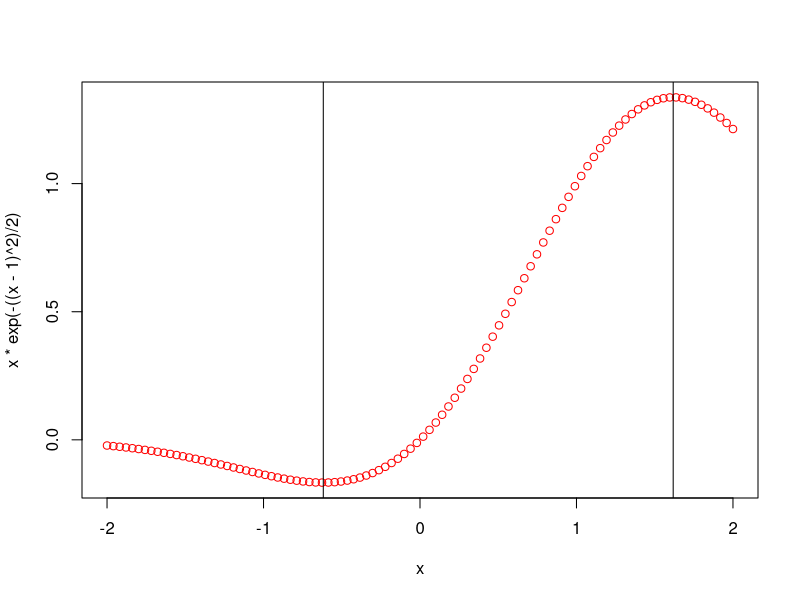
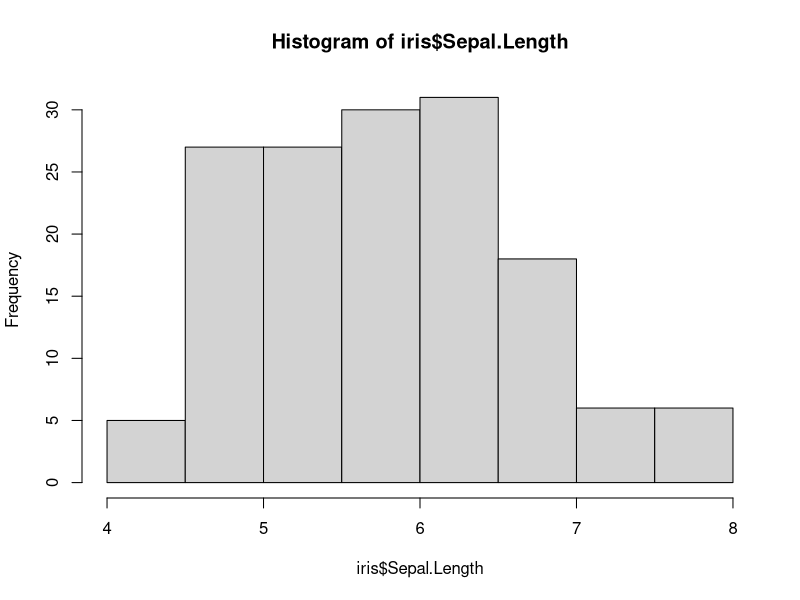
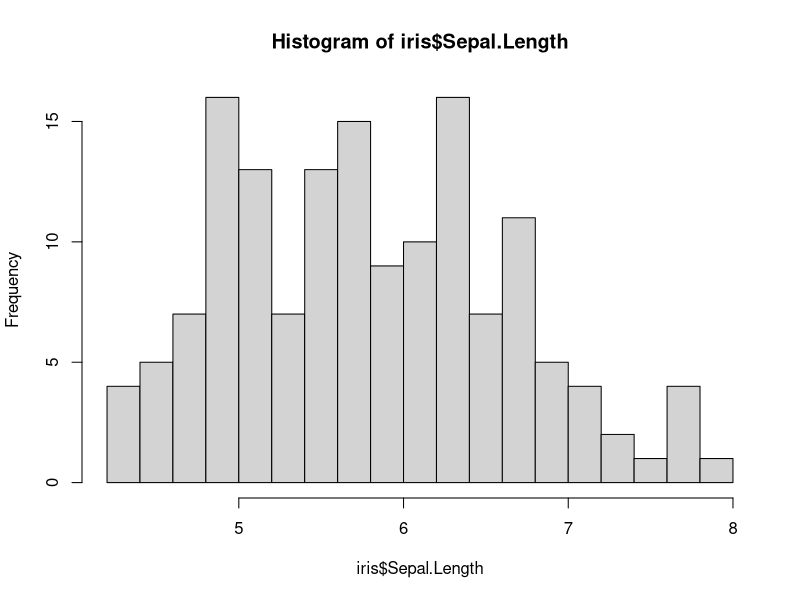
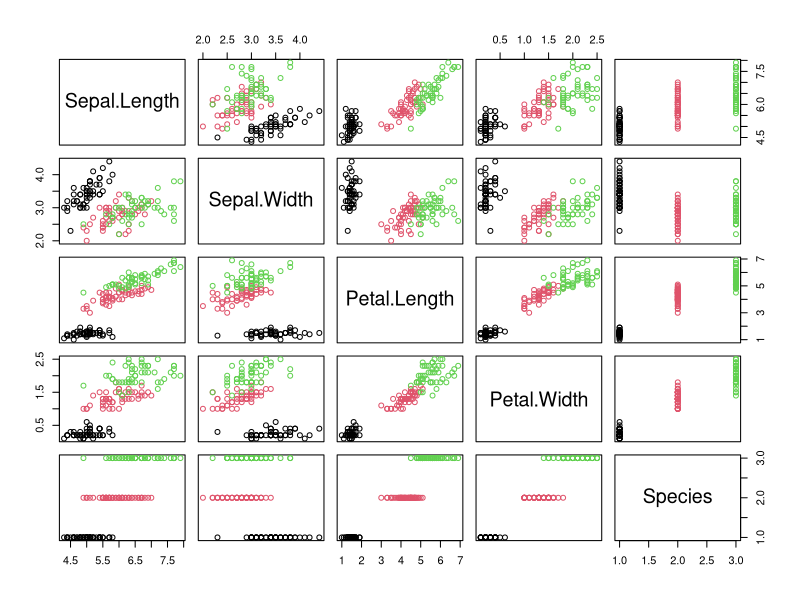
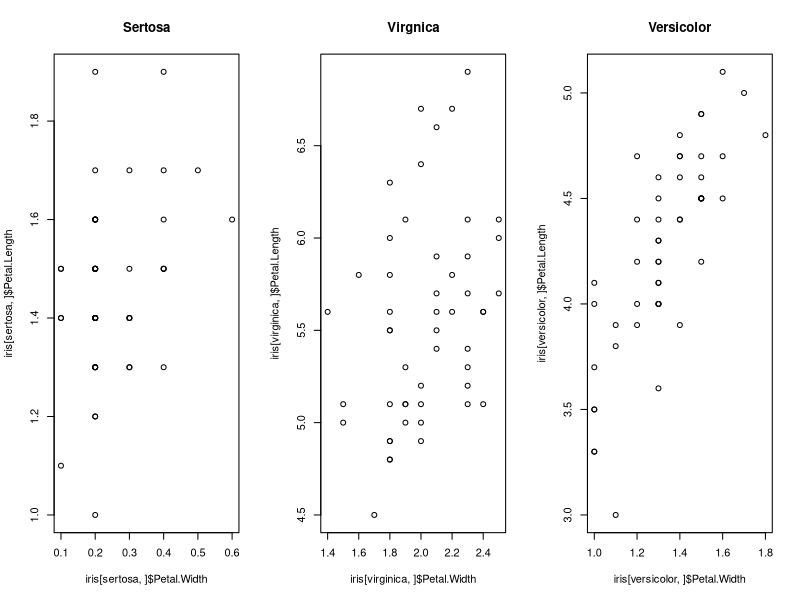

These charts were generated, in order, by the following R code:
## ---- chunk 1
x=seq(-2,2,length.out = 100)
v_max=(1+sqrt(5))/2
v_min=(1-sqrt(5))/2
m=c(v_max,v_min)
plot (x,x*exp(-((x-1)**2)/2), col='red')
abline(v=m)
## ---- chunk 2
data("iris")
summary(iris$Sepal.Length)

## ---- chunk 3
summary(iris$Petal.Length)

## ---- chunk 4
summary(iris$Sepal.Width)


## ---- chunk 5
summary(iris$Petal.Width)

## ---- chunk 6
## Histogram of Sepal Length default with break
hist(iris$Sepal.Length)
## ---- chunk 7
## Histogram of Sepal Length with break 20
hist(iris$Sepal.Length, breaks = 20)
## ---- chunk 8
sertosa=iris$Species==levels(iris$Species)[1]
sertosa_no=iris[sertosa,]$Sepal.Length<5.5
sprintf("%d %s flowers have Sepal Length <5.5, rest %d do  not",sum(sertosa_no),levels(iris$Species)[1],50-sum(sertosa_no))
## ---- chunk 9
virginica=iris$Species==levels(iris$Species)[3]
virginica_no=iris[virginica,]$Sepal.Length<5.5
sprintf("%d %s flowers have Sepal Length <5.5, rest %d do not",sum(virginica_no),levels(iris$Species)[3],50-sum(virginica_no))
## ---- chunk 10
versicolor=iris$Species==levels(iris$Species)[2]
versicolor_no=iris[versicolor,]$Sepal.Length<5.5
sprintf("%d %s flowers have Sepal Length <5.5, rest %d do not",sum(versicolor_no),levels(iris$Species)[2],50-sum(versicolor_no))
## ---- chunk 11
pairs(iris, col=iris$Species)
## ---- chunk 12
par(mfrow=c(1,3))
plot(iris[sertosa,]$Petal.Width, iris[sertosa,]$Petal.Length, main = 'Sertosa')
plot(iris[virginica,]$Petal.Width, iris[virginica,]$Petal.Length, main = 'Virgnica')
plot(iris[versicolor,]$Petal.Width, iris[versicolor,]$Petal.Length, main = 'Versicolor')

